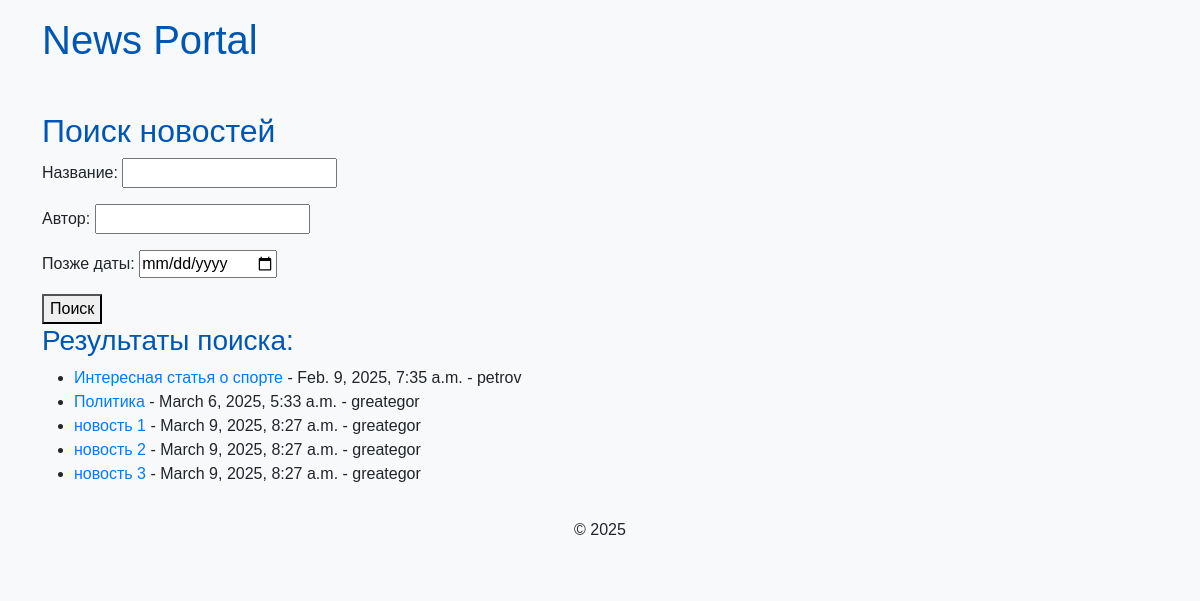
The app's page /news/search/ with its own data.
### news/models.py (models this page shows, shortened)
class Post(models.Model):
    objects = None
    ARTICLE = 'AR'
    NEWS = 'NW'
    POST_TYPES = [
        (ARTICLE, 'Статья'),
        (NEWS, 'Новость'),
    ]
    author = models.ForeignKey('Author', on_delete=models.CASCADE)
    post_type = models.CharField(max_length=2, choices=POST_TYPES, default=NEWS)
    date_created = models.DateTimeField(auto_now_add=True)
    categories = models.ManyToManyField('Category', through='PostCategory')
    title = models.CharField(max_length=255)
    text = models.TextField()
    rating = models.IntegerField(default=0)

class Author(models.Model):
    objects = None
    user = models.OneToOneField(User, on_delete=models.CASCADE)
    rating = models.IntegerField(default=0)
    def __str__(self):  # Для удобства отображения в админке
        return f'{self.user.username}'

### news/views.py (the view)
# urls.py: path('news/search/', views.news_search, name='news_search'), #URL для поиска
def news_search(request):
    form = NewsSearchForm(request.GET)  # Заполняем форму данными из GET-запроса
    news = Post.objects.all()  # Получаем все новости (изначально)
    if form.is_valid():
        title = form.cleaned_data.get('title')
        author = form.cleaned_data.get('author')
        date_after = form.cleaned_data.get('date_after')
        if title:
            news = news.filter(title__icontains=title)  # Поиск по названию
        if author:
            news = news.filter(
                author__user__username__icontains=author)  # Поиск по автору (предполагается поле author в модели)
        if date_after:
            news = news.filter(date_created__gte=date_after)  # Дата позже указанной
    context = {
        'form': form,
        'news': news,
    }
    return render(request, 'news/news_search.html', context)

### news/forms.py
class NewsSearchForm(forms.Form):
    title = forms.CharField(label='Название', required=False)
    author = forms.CharField(label='Автор', required=False)
    date_after = forms.DateField(label='Позже даты', required=False, widget=forms.DateInput(attrs={'type': 'date'}))  # Указываем тип для HTML5
    def clean_date_after(self): # Если нужно, добавляем валидацию даты
        date_after = self.cleaned_data.get('date_after')
        return date_after

### templates/news/news_search.html (shortened to what this page needs)
{% extends 'default.html' %}
{% block content %}
    <h2>Поиск новостей</h2>
    <form method="get">
        {{ form.as_p }}
        <button type="submit">Поиск</button>
    </form>
    {% if news %}
        <h3>Результаты поиска:</h3>
        <ul>
            {% for item in news %}
                <li><a href="{% url 'news_detail' item.id %}">{{ item.title }}</a> - {{ item.date_created }} - {{ item.author }}</li>
            {% endfor %}
        </ul>
    {% else %}
        <p>Ничего не найдено.</p>
    {% endif %}
{% endblock %}

### news/static/news/css/styles.css (style rules this page uses)
body { font-family: 'Arial', sans-serif; background-color: #f8f9fa; text-size-adjust: 100%; }
h1, h2, h3 { color: #0056b3; }
a { color: #007bff; text-decoration: none; }

### records on screen
Post: title "Интересная статья о спорте", date_created "Feb. 9, 2025, 7:35 a.m.", author "petrov"
Post: title "Политика", date_created "March 6, 2025, 5:33 a.m.", author "greategor"
Post: title "новость 1", date_created "March 9, 2025, 8:27 a.m.", author "greategor"
Post: title "новость 2", date_created "March 9, 2025, 8:27 a.m.", author "greategor"
Post: title "новость 3", date_created "March 9, 2025, 8:27 a.m.", author "greategor"
